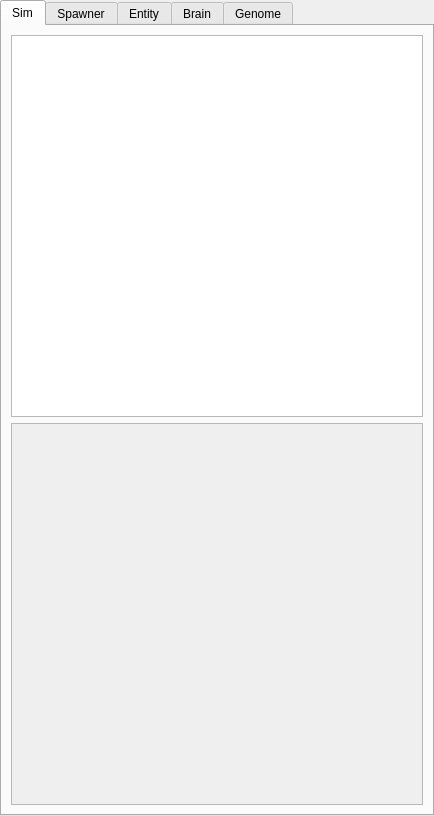
<?xml version="1.0" encoding="UTF-8"?>
<ui version="4.0">
 <class>InspectorPanel</class>
 <widget class="QTabWidget" name="InspectorPanel">
  <property name="geometry">
   <rect>
    <x>0</x>
    <y>0</y>
    <width>434</width>
    <height>816</height>
   </rect>
  </property>
  <property name="windowTitle">
   <string>TabWidget</string>
  </property>
  <property name="currentIndex">
   <number>0</number>
  </property>
  <property name="usesScrollButtons">
   <bool>false</bool>
  </property>
  <widget class="QWidget" name="simTab">
   <attribute name="title">
    <string>Sim</string>
   </attribute>
   <layout class="QGridLayout" name="gridLayout_2">
    <item row="1" column="0" colspan="2">
     <widget class="QScrollArea" name="simPropertyDescriptionScollArea">
      <property name="horizontalScrollBarPolicy">
       <enum>Qt::ScrollBarAlwaysOff</enum>
      </property>
      <property name="sizeAdjustPolicy">
       <enum>QAbstractScrollArea::AdjustToContents</enum>
      </property>
      <property name="widgetResizable">
       <bool>true</bool>
      </property>
      <widget class="QWidget" name="simPropertyScrollAreaContents">
       <property name="geometry">
        <rect>
         <x>0</x>
         <y>0</y>
         <width>408</width>
         <height>381</height>
        </rect>
       </property>
       <layout class="QHBoxLayout" name="horizontalLayout_4">
        <item>
         <widget class="QLabel" name="simPropertyDescription">
          <property name="text">
           <string/>
          </property>
          <property name="wordWrap">
           <bool>true</bool>
          </property>
         </widget>
        </item>
       </layout>
      </widget>
     </widget>
    </item>
    <item row="0" column="0" colspan="2">
     <widget class="QTableView" name="simProperties">
      <property name="horizontalScrollBarPolicy">
       <enum>Qt::ScrollBarAlwaysOff</enum>
      </property>
      <property name="editTriggers">
       <set>QAbstractItemView::NoEditTriggers</set>
      </property>
      <property name="tabKeyNavigation">
       <bool>false</bool>
      </property>
      <property name="showDropIndicator" stdset="0">
       <bool>false</bool>
      </property>
      <property name="dragDropOverwriteMode">
       <bool>false</bool>
      </property>
      <property name="alternatingRowColors">
       <bool>true</bool>
      </property>
      <property name="selectionMode">
       <enum>QAbstractItemView::NoSelection</enum>
      </property>
      <property name="verticalScrollMode">
       <enum>QAbstractItemView::ScrollPerPixel</enum>
      </property>
      <property name="horizontalScrollMode">
       <enum>QAbstractItemView::ScrollPerPixel</enum>
      </property>
      <property name="cornerButtonEnabled">
       <bool>false</bool>
      </property>
      <attribute name="horizontalHeaderVisible">
       <bool>false</bool>
      </attribute>
      <attribute name="horizontalHeaderCascadingSectionResizes">
       <bool>true</bool>
      </attribute>
      <attribute name="horizontalHeaderMinimumSectionSize">
       <number>30</number>
      </attribute>
      <attribute name="horizontalHeaderDefaultSectionSize">
       <number>30</number>
      </attribute>
      <attribute name="horizontalHeaderStretchLastSection">
       <bool>true</bool>
      </attribute>
      <attribute name="verticalHeaderVisible">
       <bool>false</bool>
      </attribute>
      <attribute name="verticalHeaderCascadingSectionResizes">
       <bool>true</bool>
      </attribute>
      <attribute name="verticalHeaderShowSortIndicator" stdset="0">
       <bool>false</bool>
      </attribute>
     </widget>
    </item>
   </layout>
  </widget>
  <widget class="QWidget" name="spawnerTab">
   <attribute name="title">
    <string>Spawner</string>
   </attribute>
   <layout class="QVBoxLayout" name="verticalLayout_3">
    <item>
     <widget class="QTableView" name="spawnerProperties">
      <property name="horizontalScrollBarPolicy">
       <enum>Qt::ScrollBarAlwaysOff</enum>
      </property>
      <property name="editTriggers">
       <set>QAbstractItemView::NoEditTriggers</set>
      </property>
      <property name="tabKeyNavigation">
       <bool>false</bool>
      </property>
      <property name="showDropIndicator" stdset="0">
       <bool>false</bool>
      </property>
      <property name="dragDropOverwriteMode">
       <bool>false</bool>
      </property>
      <property name="alternatingRowColors">
       <bool>true</bool>
      </property>
      <property name="selectionMode">
       <enum>QAbstractItemView::NoSelection</enum>
      </property>
      <property name="verticalScrollMode">
       <enum>QAbstractItemView::ScrollPerPixel</enum>
      </property>
      <property name="horizontalScrollMode">
       <enum>QAbstractItemView::ScrollPerPixel</enum>
      </property>
      <property name="cornerButtonEnabled">
       <bool>false</bool>
      </property>
      <attribute name="horizontalHeaderVisible">
       <bool>false</bool>
      </attribute>
      <attribute name="horizontalHeaderCascadingSectionResizes">
       <bool>true</bool>
      </attribute>
      <attribute name="horizontalHeaderMinimumSectionSize">
       <number>30</number>
      </attribute>
      <attribute name="horizontalHeaderDefaultSectionSize">
       <number>30</number>
      </attribute>
      <attribute name="horizontalHeaderStretchLastSection">
       <bool>true</bool>
      </attribute>
      <attribute name="verticalHeaderVisible">
       <bool>false</bool>
      </attribute>
      <attribute name="verticalHeaderCascadingSectionResizes">
       <bool>true</bool>
      </attribute>
      <attribute name="verticalHeaderShowSortIndicator" stdset="0">
       <bool>false</bool>
      </attribute>
     </widget>
    </item>
    <item>
     <widget class="QScrollArea" name="spawnerPropertyDescriptionScollArea">
      <property name="horizontalScrollBarPolicy">
       <enum>Qt::ScrollBarAlwaysOff</enum>
      </property>
      <property name="sizeAdjustPolicy">
       <enum>QAbstractScrollArea::AdjustToContents</enum>
      </property>
      <property name="widgetResizable">
       <bool>true</bool>
      </property>
      <widget class="QWidget" name="spawnerPropertyScrollAreaContents">
       <property name="geometry">
        <rect>
         <x>0</x>
         <y>0</y>
         <width>408</width>
         <height>381</height>
        </rect>
       </property>
       <layout class="QHBoxLayout" name="horizontalLayout_5">
        <item>
         <widget class="QLabel" name="spawnerPropertyDescription">
          <property name="text">
           <string/>
          </property>
          <property name="wordWrap">
           <bool>true</bool>
          </property>
         </widget>
        </item>
       </layout>
      </widget>
     </widget>
    </item>
   </layout>
  </widget>
  <widget class="QWidget" name="entityTab">
   <attribute name="title">
    <string>Entity</string>
   </attribute>
   <layout class="QGridLayout" name="gridLayout">
    <item row="1" column="0" colspan="2">
     <widget class="QSplitter" name="splitter">
      <property name="orientation">
       <enum>Qt::Vertical</enum>
      </property>
      <property name="childrenCollapsible">
       <bool>false</bool>
      </property>
      <widget class="QWidget" name="entityPreviewContainer" native="true">
       <layout class="QHBoxLayout" name="horizontalLayout">
        <item>
         <widget class="QLabel" name="entityPreview">
          <property name="sizePolicy">
           <sizepolicy hsizetype="Ignored" vsizetype="Ignored">
            <horstretch>0</horstretch>
            <verstretch>0</verstretch>
           </sizepolicy>
          </property>
          <property name="text">
           <string/>
          </property>
         </widget>
        </item>
        <item>
         <widget class="QSlider" name="entityPreviewScale">
          <property name="orientation">
           <enum>Qt::Vertical</enum>
          </property>
         </widget>
        </item>
       </layout>
      </widget>
      <widget class="QTableView" name="entityProperties">
       <property name="horizontalScrollBarPolicy">
        <enum>Qt::ScrollBarAlwaysOff</enum>
       </property>
       <property name="editTriggers">
        <set>QAbstractItemView::NoEditTriggers</set>
       </property>
       <property name="tabKeyNavigation">
        <bool>false</bool>
       </property>
       <property name="showDropIndicator" stdset="0">
        <bool>false</bool>
       </property>
       <property name="dragDropOverwriteMode">
        <bool>false</bool>
       </property>
       <property name="alternatingRowColors">
        <bool>true</bool>
       </property>
       <property name="selectionMode">
        <enum>QAbstractItemView::NoSelection</enum>
       </property>
       <property name="verticalScrollMode">
        <enum>QAbstractItemView::ScrollPerPixel</enum>
       </property>
       <property name="horizontalScrollMode">
        <enum>QAbstractItemView::ScrollPerPixel</enum>
       </property>
       <property name="cornerButtonEnabled">
        <bool>false</bool>
       </property>
       <attribute name="horizontalHeaderVisible">
        <bool>false</bool>
       </attribute>
       <attribute name="horizontalHeaderCascadingSectionResizes">
        <bool>true</bool>
       </attribute>
       <attribute name="horizontalHeaderMinimumSectionSize">
        <number>30</number>
       </attribute>
       <attribute name="horizontalHeaderDefaultSectionSize">
        <number>30</number>
       </attribute>
       <attribute name="horizontalHeaderStretchLastSection">
        <bool>true</bool>
       </attribute>
       <attribute name="verticalHeaderVisible">
        <bool>false</bool>
       </attribute>
       <attribute name="verticalHeaderCascadingSectionResizes">
        <bool>true</bool>
       </attribute>
       <attribute name="verticalHeaderShowSortIndicator" stdset="0">
        <bool>false</bool>
       </attribute>
      </widget>
      <widget class="QScrollArea" name="scrollArea">
       <property name="horizontalScrollBarPolicy">
        <enum>Qt::ScrollBarAlwaysOff</enum>
       </property>
       <property name="sizeAdjustPolicy">
        <enum>QAbstractScrollArea::AdjustToContents</enum>
       </property>
       <property name="widgetResizable">
        <bool>true</bool>
       </property>
       <widget class="QWidget" name="scrollAreaWidgetContents">
        <property name="geometry">
         <rect>
          <x>0</x>
          <y>0</y>
          <width>408</width>
          <height>75</height>
         </rect>
        </property>
        <layout class="QHBoxLayout" name="horizontalLayout_3">
         <item>
          <widget class="QLabel" name="entityPropertyDescription">
           <property name="text">
            <string/>
           </property>
           <property name="wordWrap">
            <bool>true</bool>
           </property>
          </widget>
         </item>
        </layout>
       </widget>
      </widget>
     </widget>
    </item>
   </layout>
  </widget>
  <widget class="QWidget" name="brainTab">
   <attribute name="title">
    <string>Brain</string>
   </attribute>
   <layout class="QVBoxLayout" name="verticalLayout">
    <item>
     <widget class="QWidget" name="inspectorSettings" native="true">
      <property name="sizePolicy">
       <sizepolicy hsizetype="Preferred" vsizetype="Maximum">
        <horstretch>0</horstretch>
        <verstretch>0</verstretch>
       </sizepolicy>
      </property>
      <layout class="QHBoxLayout" name="horizontalLayout_2">
       <item>
        <widget class="QPushButton" name="resetInspectorView">
         <property name="text">
          <string>Reset View</string>
         </property>
        </widget>
       </item>
       <item>
        <widget class="QCheckBox" name="liveUpdateSelector">
         <property name="text">
          <string>UpdateLive</string>
         </property>
        </widget>
       </item>
      </layout>
     </widget>
    </item>
    <item>
     <widget class="NeuralNetworkInspector" name="brainInspector" native="true"/>
    </item>
   </layout>
  </widget>
  <widget class="QWidget" name="genomeTab">
   <attribute name="title">
    <string>Genome</string>
   </attribute>
   <layout class="QVBoxLayout" name="verticalLayout_2">
    <item>
     <widget class="QPushButton" name="saveGenomeButton">
      <property name="text">
       <string>Save Genome to File</string>
      </property>
     </widget>
    </item>
    <item>
     <spacer name="verticalSpacer">
      <property name="orientation">
       <enum>Qt::Vertical</enum>
      </property>
      <property name="sizeHint" stdset="0">
       <size>
        <width>20</width>
        <height>40</height>
       </size>
      </property>
     </spacer>
    </item>
   </layout>
  </widget>
 </widget>
 <customwidgets>
  <customwidget>
   <class>NeuralNetworkInspector</class>
   <extends>QWidget</extends>
   <header>NeuralNetworkInspector.h</header>
   <container>1</container>
  </customwidget>
 </customwidgets>
 <resources/>
 <connections/>
</ui>
